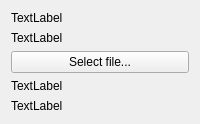
        <widget class="QWidget" name="pgfile">
         <layout class="QVBoxLayout" name="verticalLayout_7">
          <item>
           <widget class="QLabel" name="lblFileName">
            <property name="text">
             <string>TextLabel</string>
            </property>
           </widget>
          </item>
          <item>
           <widget class="QLabel" name="lblFileFilename">
            <property name="text">
             <string>TextLabel</string>
            </property>
           </widget>
          </item>
          <item>
           <widget class="QPushButton" name="pbSelectFile">
            <property name="text">
             <string>Select file...</string>
            </property>
           </widget>
          </item>
          <item>
           <widget class="QLabel" name="lblFileSize">
            <property name="text">
             <string>TextLabel</string>
            </property>
           </widget>
          </item>
          <item>
           <widget class="QLabel" name="lblFileImage">
            <property name="text">
             <string>TextLabel</string>
            </property>
           </widget>
          </item>
          <item>
           <spacer name="verticalSpacer">
            <property name="orientation">
             <enum>Qt::Vertical</enum>
            </property>
            <property name="sizeHint" stdset="0">
             <size>
              <width>20</width>
              <height>0</height>
             </size>
            </property>
           </spacer>
          </item>
         </layout>
        </widget>
